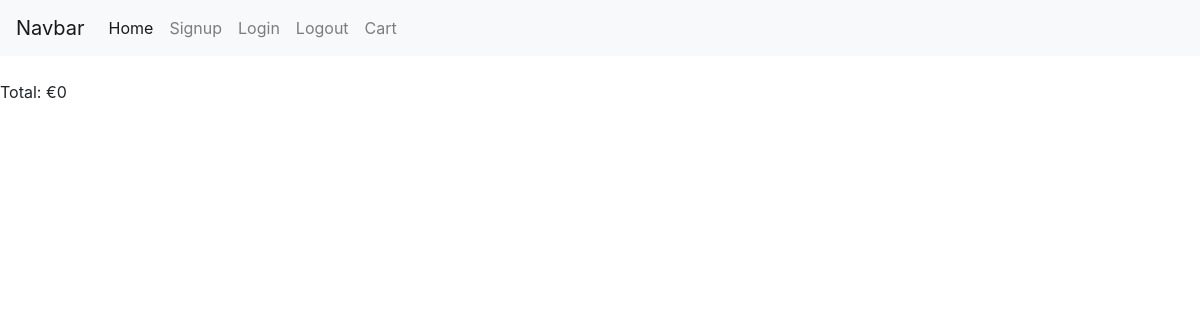
The app's page /cart/pay/ (signed in), older data.
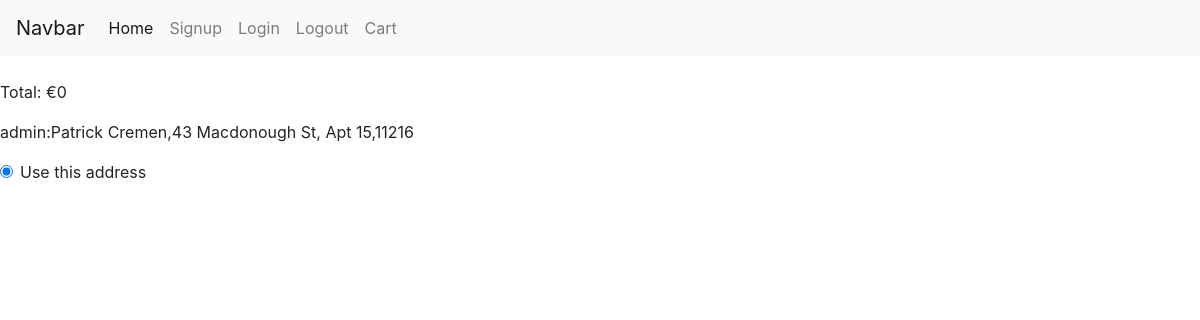
The same page, newer data.
### market/models.py (models this page shows, shortened)
class Delivery(models.Model):
    user = models.ForeignKey(User, null=False, on_delete=models.PROTECT)
    full_name = models.CharField(max_length=50, blank=False)
    phone_number = models.CharField(max_length=20, blank=False)
    street_address1 = models.CharField(max_length=40, blank=False)
    street_address2 = models.CharField(max_length=40, blank=True)
    postcode = models.CharField(max_length=20, blank=True)
    town_or_city = models.CharField(max_length=40, blank=False)
    county = models.CharField(max_length=50, blank=False)
    country = CountryField()
    current_delivery_method = models.BooleanField(default=True)
    def __str__(self):
        return "{0}:{1},{2},{3}".format(self.user, self.full_name, self.street_address1, self.postcode)

### accounts/models.py (models this page shows)
class User(AbstractUser):
    USERNAME_FIELD = "email"
    email = models.EmailField(('email address'), blank=False, unique=True)
    REQUIRED_FIELDS = []
    def __str__(self):
        return self.username

### market/views.py (the view, shortened to what this page needs)
def pay(request):
    user = request.user
    user_addresses = get_user_delivery_addresses(user)
    return render(request, 'pay.html', {"addresses": user_addresses})

### market/cart.py (called while the page is built)
    def __len__(self):
        return sum(item['quantity'] for item in self.cart.values())

    def get_total_price(self):
        return sum(Decimal(item['price']) * item['quantity'] for item in self.cart.values())

    def get_stripe_price(self):
        return (sum(Decimal(item['price']) * item['quantity'] for item in self.cart.values()) * 100)

### market/checkout.py (called while the page is built)
def get_user_delivery_addresses(user):
    return Delivery.objects.filter(user=user)

### market/contexts.py (called while the page is built)
def cart(request):
    return {'cart': Cart(request)}

### market/templates/pay.html (shortened to what this page needs)
{% extends 'base.html' %}
{% load bootstrap_tags %}
{% block content %}
<br>
<p>Total: €{{ cart.get_total_price }}</p>
<form method="POST">
{% for address in addresses %}
<p>{{ address }}</p>
<div class="form-check">
    {% if address.current_delivery_method %}
  <input class="form-check-input" type="radio" name="deliverySelection" id="{{ address.id }}" add value="{{ address.id }}" checked >
  {% else %}
   <input class="form-check-input" type="radio" name="deliverySelection"id="{{ address.id }}" value="{{ address.id }}" >
   {% endif %}
  <label class="form-check-label" >
    Use this address
  </label>
</div>
<br><br><br>
{% endfor %}
</form>
{% endblock %}

Row changes from the older to the newer data that the page shows:
added Delivery: user+full_name+street_address1 "admin:Patrick Cremen,43 Macdonough St, Apt 15,11216"
